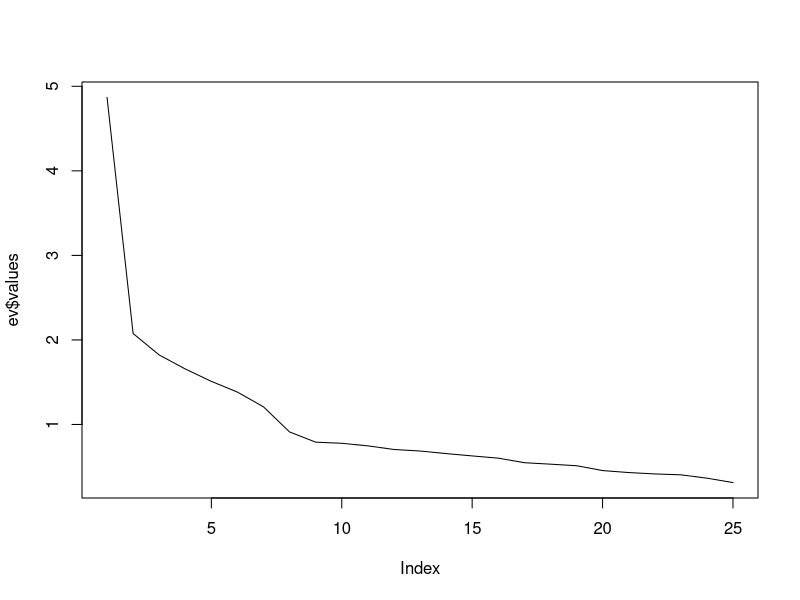

The R source for this figure: (Note: this script raises an error after producing the figure.)
library(foreign)
library(lavaan)
####Load the data:
data <- readxl::read_excel("Dataset.xlsx")
data$No <- NULL
str(data)

variable_names <- names(data)
for (variable in variable_names) {
  data[[variable]] <- as.factor(data[[variable]])
  data[[variable]] <- as.numeric(data[[variable]])
}
summary(data)
mean(data$Q1)
####Firstly we will do the EFA analysis:
####Check if Exploratory factor analysis (EFA) applies
cormatrix <- cor(data[, c(1:25)])
round(cormatrix, 2)
#When there are 30 questions it is hard for the eye to see if the correlations are as they are supposed to be, but it will be obvious when we go further with 
#the analysis.

# Bartlett Sphericity Test. The null hypothesis is that the data dimension reduction is not possible. 
# If p-value < 0.05, we reject the null hypothesis and apply FA. This test is sensitive to N.
library(psych)
print(cortest.bartlett(cor(data[, c(1:25)]), nrow(data[, c(1:25)])))
#P-value is very low so we can reject the null-hypothesis - meaning that it is possible to reduce the dimension of the data set.

####Kaiser-Meyer-Oklin Test (KMO). MSO overall should be .60 or higher to proceed with factor analysis
KMO(data[, c(1:25)])
#Overall the MSA is 0.78 which means that we can proceed with factor analysis

#####Apply EFA with Common Factor Analysis
# Extracting as many factors as variables and check eigenvalues
library(nFactors)
ev <- eigen(cor(data[, c(1:25)]))
ev$values
# the first 7 factors have an eigenvalue >1
plot(ev$values, type="line")   
# the screeplot suggests 7-10 factors
# we go for 7 factors and see later if necessary to reduce this number

fit1 = factanal(~ Q1+ Q2 + Q3 + Q4 + Q5 + Q6 + Q7 + Q8 + Q9 + Q10 + Q11
                + Q12 + Q13 + Q14 + Q15 + Q16 + Q17 + Q18 + Q19 + Q20 + 
                  Q21 + Q22 + Q23 + Q24 + Q25, factors = 7, data = data, lower=0.1, rotation = "varimax")
# factanal() function can analyze raw data or a correlation matrix or covariance matrix; 
# factanal() applies Maximum Likelihood by default. 
print(fit1, sort=TRUE, cutoff=0.2)
#Q9 seems to explain more than just one construct. The factor has loadings in 3 factors. (not good)
#Overall it looks quite all right. The ss-loadings are also above 1.

# Uniquesness for each item are 1-communality
1- apply(fit1$loadings^2,1,sum)
#fit2$uniquenesses
# Communalities
apply(fit1$loadings^2,1,sum)
# as one can observe, some items like x15 have very low communality

# Refining EFA without Q9
fit2 = factanal(~ Q1+ Q2 + Q3 + Q4 + Q5 + Q6 + Q7 + Q8 + Q10 + Q11
                + Q12 + Q13 + Q14 + Q15 + Q16 + Q17 + Q18 + Q19 + Q20 + 
                  Q21 + Q22 + Q23 + Q24 + Q25, factors = 7, data = data, lower=0.3, rotation = "varimax")
print(fit2, sort=TRUE, cutoff=0.3)
# Test of the hypothesis that 7 factors are sufficient.
# The chi square statistic is 194.7 on 129 degrees of freedom.
# The p-value is 0.000161. Which means p-value is smaller than before and
#chi is lower as well.


#Next, we set up a confirmatory factor analysis to confirm the measurement model (CFA). 
#Finally, given the measurement model has been examined and validated in the CFA analysis, we set up a SEM model, 
#to test the structural relationships between the four constructs identified and the customers´ likelihood to continue doing business with the company (X19-Satisfaction, X20-Likelihood of recommendation and X21-Likelihood of future purchase).
#### Confirmatory Factor Analyis (CFA)
CFA.model <- 'CPA =~ Q1 + Q2 + Q3 + Q4
             RA =~ Q5 + Q6 + Q7 + Q8 + Q9
             CPL =~ Q10 + Q11 + Q12
             TRI =~ Q13 + Q14 + Q15
             OBS =~ Q16 + Q17 + Q18
             ATT =~ Q19 + Q20 + Q21
             INT =~ Q22 + Q23 + Q24 + Q25
    # Correlations between exogeneous constructs are optional because
    # by default, all exogenous latent variables in a CFA model are allowed to correlate
        CPA ~~ RA
        CPA ~~ CPL
        CPA ~~ TRI
        CPA ~~ OBS
        CPA ~~ ATT
        CPA ~~ INT
        RA ~~ CPL
        RA ~~ TRI
        RA ~~ OBS
        RA ~~ ATT
        RA ~~ INT
        CPL ~~ TRI
        CPL ~~ OBS
        CPL ~~ ATT
        CPL ~~ INT
        TRI ~~ OBS
        TRI ~~ ATT
        TRI ~~ INT
        OBS ~~ ATT
        OBS ~~ INT
        ATT ~~ INT'
# fit the model
fit <- cfa(CFA.model, data = data)
# display summary output
summary(fit, fit.measures=TRUE, standardized = TRUE, modindices = FALSE)
modificationindices(fit, sort = T, minimum.value = 10, op = "~~")
# MI reveal that Q3 is correlated with Q1 and Q4; it means that Q3 has substantial cross-loading 
#on two factors (as in EFA). Cross-loading goes against one of the principles of unidimensionality in SEM. 
#We delete Q3 from the analysis and re-run CFA. 
set.seed(1234)
CFA.model <- 'CPA =~ Q1 + Q2 + Q3 + Q4
             RA =~ Q5 + Q6 + Q7 + Q8 + Q9
             CPL =~ Q10 + Q11 + Q12
             TRI =~ Q13 + Q14 + Q15
             OBS =~ Q16 + Q17 + Q18
             ATT =~ Q19 + Q20 + Q21
             INT =~ Q22 + Q23 + Q24 + Q25'
# fit the model
fit <- cfa(CFA.model, data = data)
# display summary output
summary(fit, fit.measures=TRUE, standardized = TRUE, modindices = FALSE)
# Examine the model fit; guidelines for a good model: 
#     CFI >.90, TLI=.95, RMSEA< 0.029, SRMR <.0.041. 

# Examine RELIABILITY of the factors - 
#   Reliability = degree of consistency between multiple measurements of a variable 
#   install.packages("semTools")
library(semTools)
semTools::reliability (fit)

# Examine DISCRIMINANT VALIDITY of the factors
# the latent variables can be thought of representing two distinct contructs.
discriminantValidity(fit, merge=TRUE)
